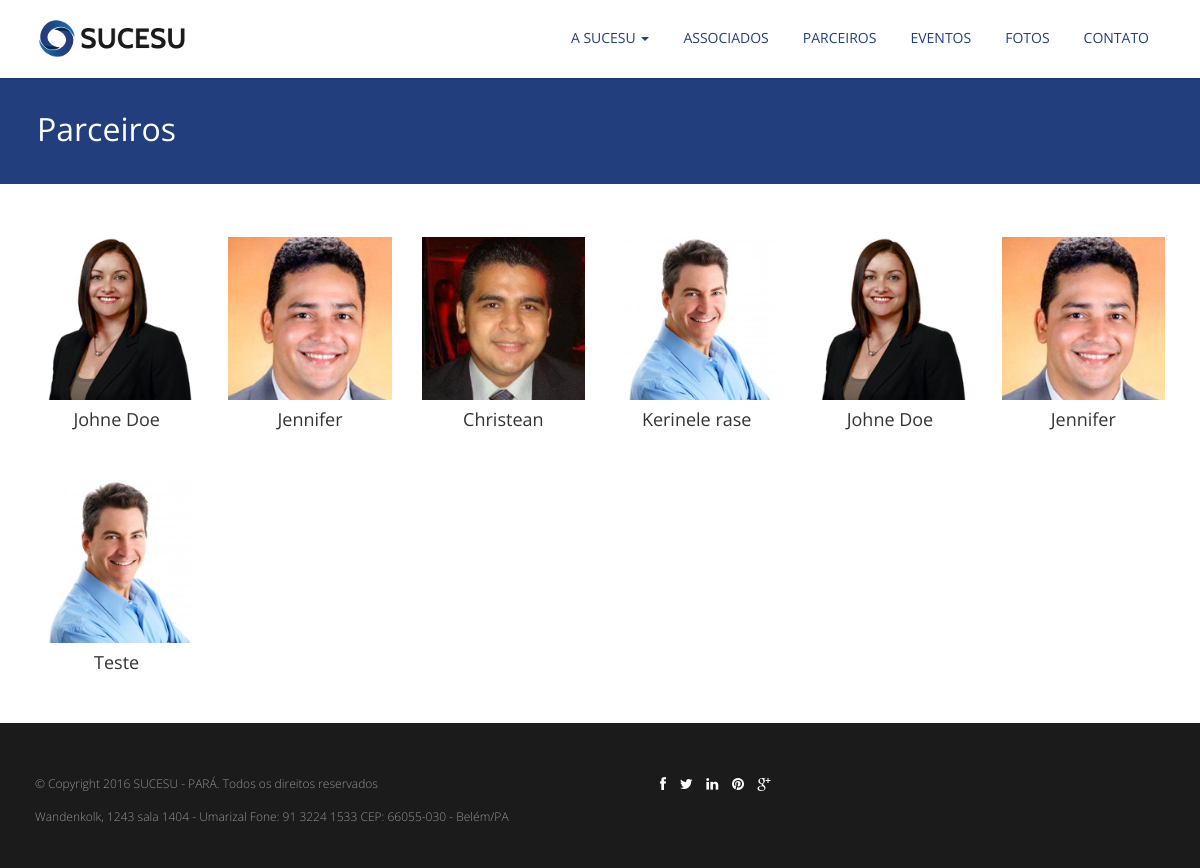
The app's page /parceiros/ with its own data.
### sucesuview/models.py (models this page shows)
class Parceiro(models.Model):
    nome = models.CharField(max_length=200)
    imagem = models.ImageField(upload_to='images/parceiros/%Y-%m/%d')

### sucesuview/views.py (the view)
# urls.py: path('parceiros/', views.parceiros, name='parceiros'),
def parceiros(request):
    parceiro = Parceiro.objects.all()
    return render(request, 'sucesuview/parceiros.html', {'parceiros': parceiro})

### sucesuview/templates/sucesuview/parceiros.html
{% extends 'sucesuview/base.html' %} {% load staticfiles%} {% block content %}
<section id="inner-headline">
	<div class="container">
		<div class="row">
			<div class="col-lg-12">
				<h2 class="pageTitle">Parceiros</h2>
			</div>
		</div>
	</div>
</section>
<section id="content">
	<div class="container">
		<br>
		<div class="team-six">
			{% for parceiro in parceiros %}
				{% if forloop.counter0|divisibleby:6 %}
					<div class="row">
				{% endif %}
				<div class="col-md-2 col-xs-6">
					<div class="team-member">
						<img class="img-responsive" src="{{ parceiro.imagem.url }}" alt="">
						<h4 class="text-center"> {{ parceiro.nome }} </h4>
					</div>
				</div>
				{% if forloop.counter|divisibleby:6 or forloop.last  %}
					</div>
				{% endif %}
			{% endfor %}
			</div>
		</div>
</section>
{% endblock %}

### sucesuview/static/css/style.css (style rules this page uses)
body { font-family:'Open Sans', Arial, sans-serif; font-size:14px; font-weight:300; line-height:1.6em; color:#656565; background: #fff; }
h1,h2, h3, h4, h5, h6 { font-family:'Open Sans', Arial, sans-serif; font-weight: normal; line-height:1.1em; color:#333; margin-bottom: 20px; }
.container { padding:0 20px 0 20px; position:relative; }
.row,.row-fluid { margin-bottom:30px; }
.pageTitle { color: #fff; margin: 30px 0 3px; display: inline-block; }
#content { position:relative; padding: 30px 0 0px 0; min-height: 53vh; }
#content img { max-width:auto; height:auto; }
#inner-headline { background: #233E7D;position: relative;margin: 0;margin-top: 76px;padding: 0; }
#inner-headline h2.pageTitle { color: #FFFFFF; padding: 5px 0 5px 2px; text-align: left; display:block; font-size: 32px; font-weight: normal; position: relative; }

### records on screen
Parceiro: imagem (picture), nome "Johne Doe"
Parceiro: imagem (picture), nome "Jennifer"
Parceiro: imagem (picture), nome "Christean"
Parceiro: imagem (picture), nome "Kerinele rase"
Parceiro: imagem (picture), nome "Johne Doe"
Parceiro: imagem (picture), nome "Jennifer"
Parceiro: imagem (picture), nome "Teste"
